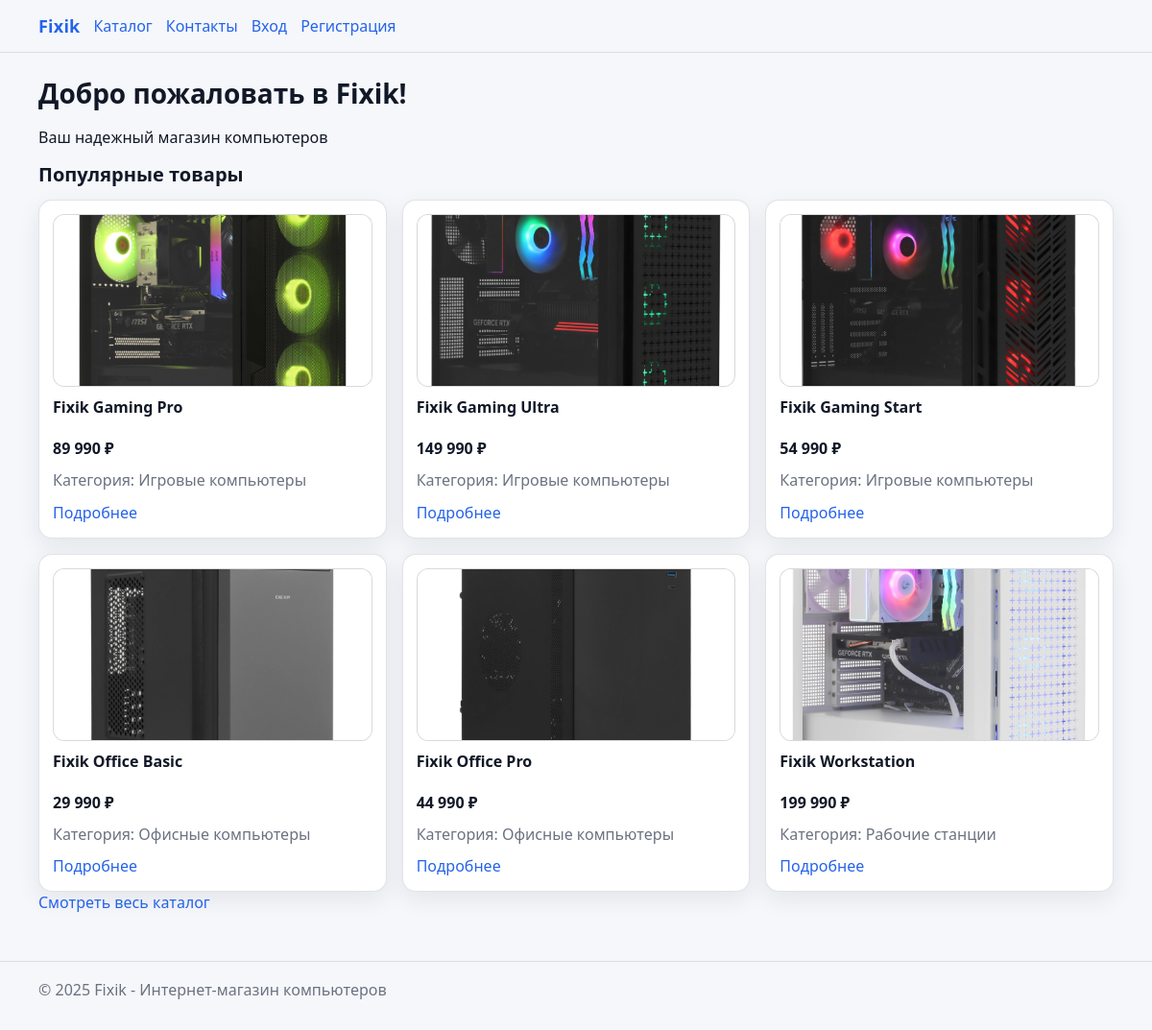
The page / on the database its author committed.
### tables this page shows
CREATE TABLE IF NOT EXISTS products (
    id INT AUTO_INCREMENT PRIMARY KEY,
    name VARCHAR(200) NOT NULL,
    description TEXT,
    price DECIMAL(10,2) NOT NULL,
    category_id INT,
    processor VARCHAR(100),
    ram VARCHAR(50),
    storage VARCHAR(100),
    graphics VARCHAR(100),
    image VARCHAR(255) DEFAULT 'default.png',
    stock INT DEFAULT 0,
    created_at TIMESTAMP DEFAULT CURRENT_TIMESTAMP,
    FOREIGN KEY (category_id) REFERENCES categories(id) ON DELETE SET NULL
);

CREATE TABLE IF NOT EXISTS categories (
    id INT AUTO_INCREMENT PRIMARY KEY,
    name VARCHAR(100) NOT NULL,
    description TEXT
);

### index.php (the view)
<?php
require_once 'includes/config.php';
include 'includes/header.php';
$result = $conn->query("SELECT p.*, c.name as category_name FROM products p LEFT JOIN categories c ON p.category_id = c.id ORDER BY p.created_at DESC LIMIT 6");
?>
<h1>Добро пожаловать в Fixik!</h1>
<p>Ваш надежный магазин компьютеров</p>
<h2>Популярные товары</h2>
<div class="products-grid">
<?php while ($product = $result->fetch_assoc()): ?>
    <div class="product-card">
        <img src="/Fixik/uploads/products/<?php echo htmlspecialchars($product['image']); ?>" alt="<?php echo htmlspecialchars($product['name']); ?>" width="200">
        <h3><?php echo htmlspecialchars($product['name']); ?></h3>
        <p><strong><?php echo number_format($product['price'], 0, ',', ' '); ?> ₽</strong></p>
        <p>Категория: <?php echo htmlspecialchars($product['category_name'] ?? 'Без категории'); ?></p>
        <p><a href="product.php?id=<?php echo $product['id']; ?>">Подробнее</a></p>
    </div>
<?php endwhile; ?>
</div>
<p><a href="catalog.php">Смотреть весь каталог</a></p>
<?php include 'includes/footer.php'; ?>

### includes/header.php (shortened to what this page needs)
<!DOCTYPE html>
<html lang="ru">
<head>
</head>
<body class="site">
<header class="site-header">
    <div class="container">
        <nav class="nav">
            <a href="/Fixik/index.php"><strong>Fixik</strong></a>
            <a href="/Fixik/catalog.php">Каталог</a>
            <a href="/Fixik/contact.php">Контакты</a>
            <?php if (isset($_SESSION['user_id'])): ?>
                <a href="/Fixik/cart.php">Корзина</a>
                <a href="/Fixik/orders.php">Мои заказы</a>
                <?php if (isset($_SESSION['role']) && $_SESSION['role'] === 'admin'): ?>
                    <a href="/Fixik/admin/index.php">Админ-панель</a>
                <?php endif; ?>
                <span style="color: var(--muted);">Привет, <?php echo htmlspecialchars($_SESSION['username']); ?>!</span>
                <a href="/Fixik/logout.php">Выход</a>
            <?php else: ?>
                <a href="/Fixik/login.php">Вход</a>
                <a href="/Fixik/register.php">Регистрация</a>
            <?php endif; ?>
        </nav>
    </div>
</header>
<main class="container">

### includes/footer.php
</main>
<footer class="site-footer">
    <div class="container">
        <p>&copy; <?php echo date('Y'); ?> Fixik - Интернет-магазин компьютеров</p>
    </div>
</footer>
</body>
</html>

### includes/header.php (style rules this page uses)
:root { --bg: #f6f7fb; --card: #ffffff; --text: #111827; --muted: #6b7280; --border: rgba(17, 24, 39, 0.12); --shadow: 0 8px 24px rgba(17, 24, 39, 0.08); --primary: #2563eb; --primary-600: #1d4ed8; --danger: #b91c1c; --success: #047857; --radius: 14px; }
* { box-sizing: border-box; }
body { margin: 0; font-family: system-ui, -apple-system, Segoe UI, Roboto, Arial, sans-serif; background: var(--bg); color: var(--text); line-height: 1.45; }
img { max-width: 100%; height: auto; display: block; }
a { color: var(--primary); text-decoration: none; }
.container { width: min(1120px, calc(100% - 32px)); margin-inline: auto; }
.site-header { position: sticky; top: 0; z-index: 10; background: rgba(246, 247, 251, 0.9); backdrop-filter: blur(10px); border-bottom: 1px solid var(--border); }
.nav { display: flex; align-items: center; flex-wrap: wrap; gap: 10px 14px; padding: 14px 0; }
.nav strong { font-size: 18px; letter-spacing: 0.2px; }
main.container { padding: 22px 0 36px; }
h1 { font-size: 28px; margin: 0 0 14px; }
h2 { font-size: 20px; margin: 0 0 12px; }
h3 { font-size: 16px; margin: 0 0 10px; }
p { margin: 0 0 12px; }
.products-grid { display: grid; grid-template-columns: repeat(3, minmax(0, 1fr)); gap: 16px; }
.product-card { background: var(--card); border: 1px solid var(--border); border-radius: var(--radius); box-shadow: var(--shadow); overflow: hidden; padding: 14px; display: grid; gap: 10px; }
.product-card img { width: 100%; height: 180px; object-fit: cover; border-radius: 12px; border: 1px solid var(--border); background: #f3f4f6; }
.product-card p { margin: 0; color: var(--muted); }
.product-card p strong { color: var(--text); }
.site-footer { border-top: 1px solid var(--border); padding: 18px 0; color: var(--muted); }

### rows shown on the page
products: image (picture), name "Fixik Gaming Pro", price "89 990", category.name "Игровые компьютеры"
products: image (picture), name "Fixik Gaming Ultra", price "149 990", category.name "Игровые компьютеры"
products: image (picture), name "Fixik Gaming Start", price "54 990", category.name "Игровые компьютеры"
products: image (picture), name "Fixik Office Basic", price "29 990", category.name "Офисные компьютеры"
products: image (picture), name "Fixik Office Pro", price "44 990", category.name "Офисные компьютеры"
products: image (picture), name "Fixik Workstation", price "199 990", category.name "Рабочие станции"
